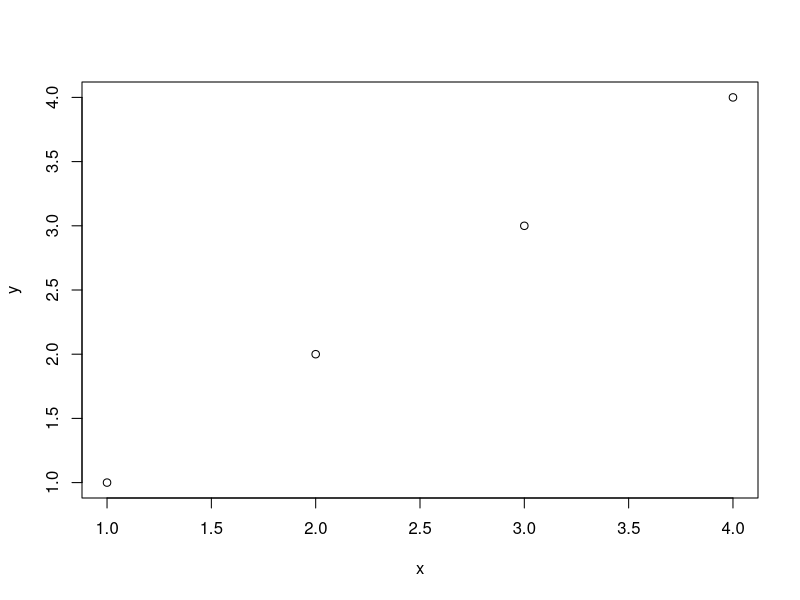
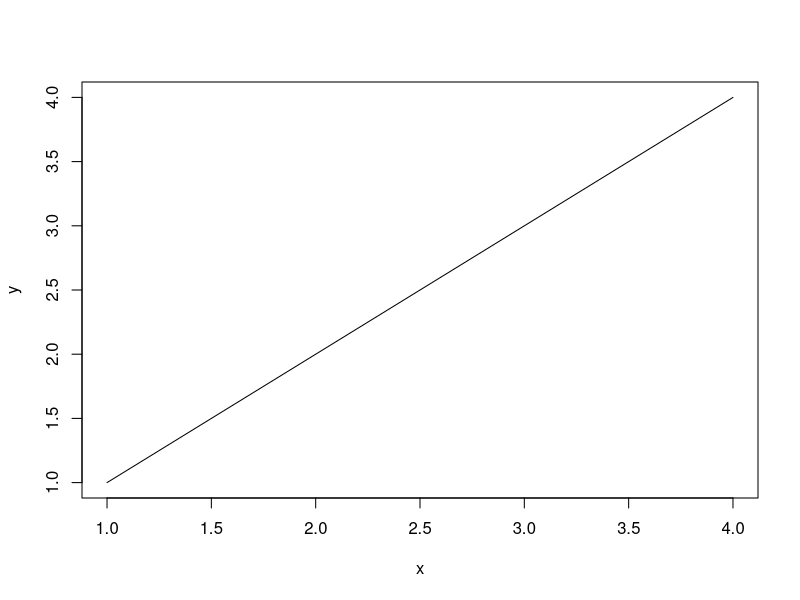
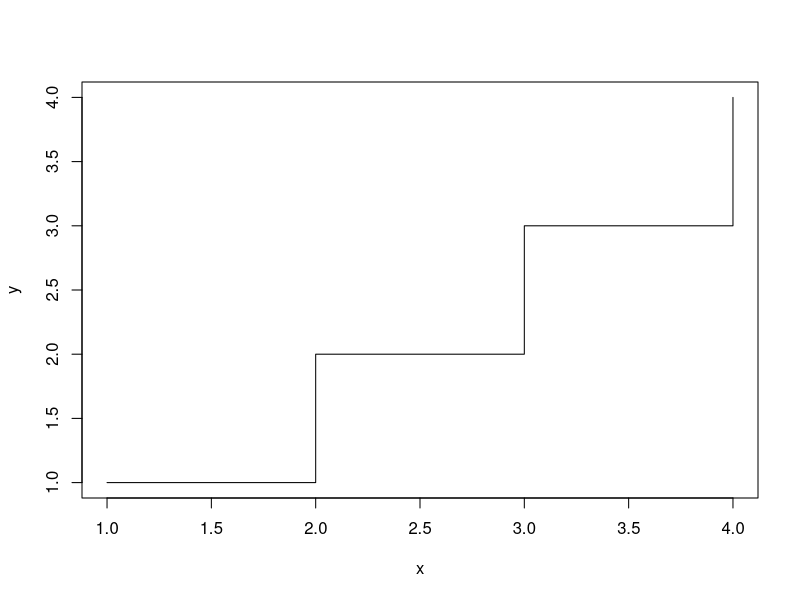
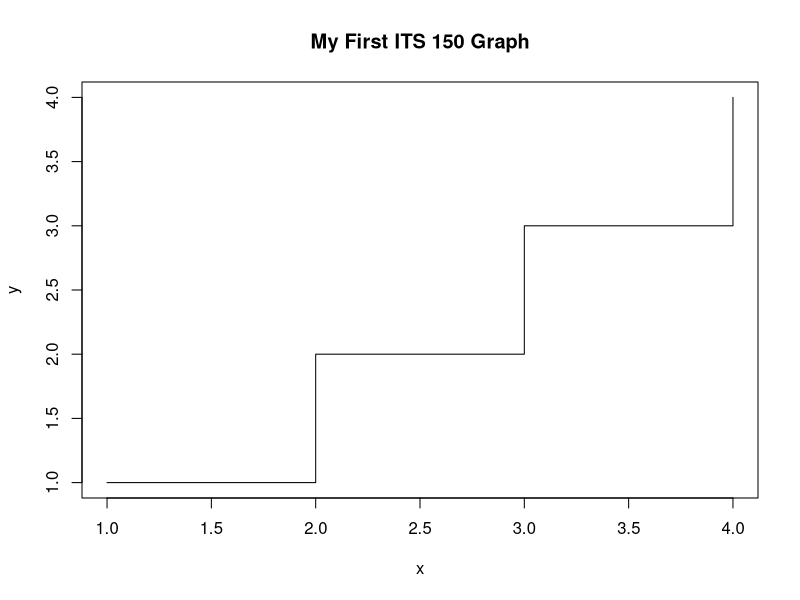
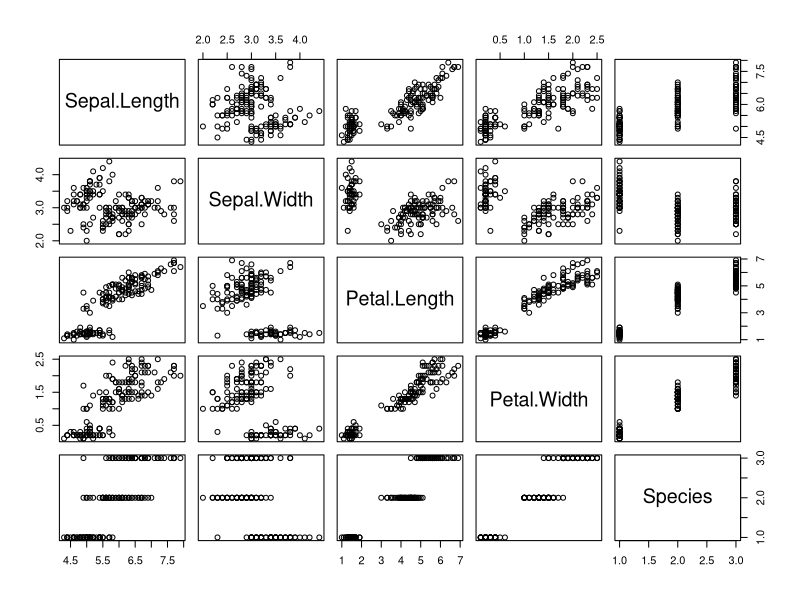
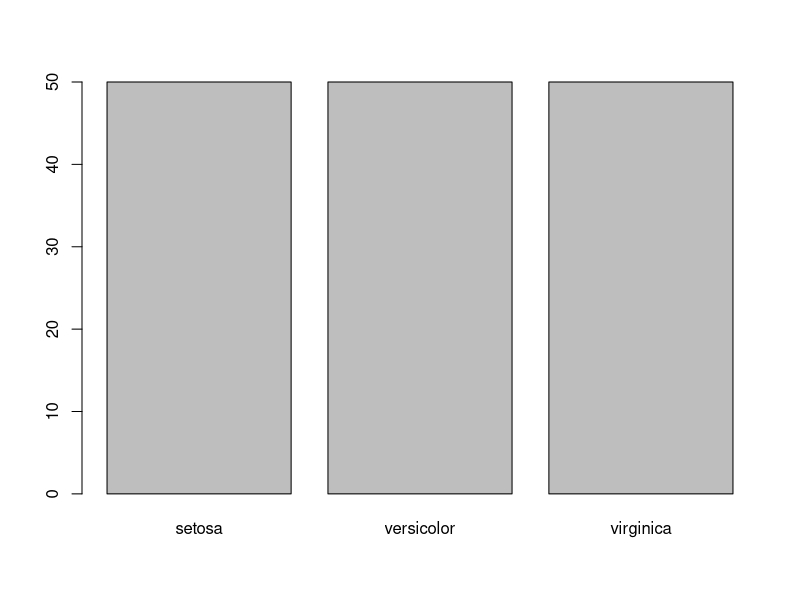
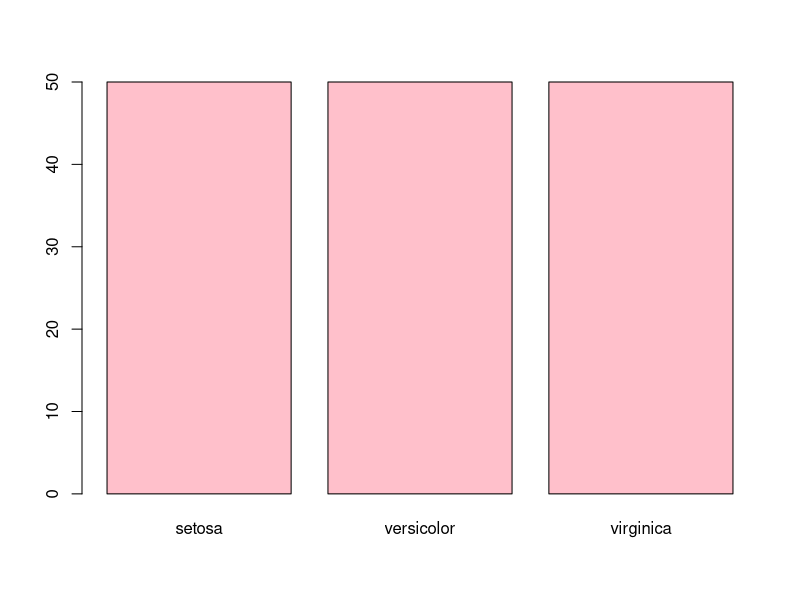
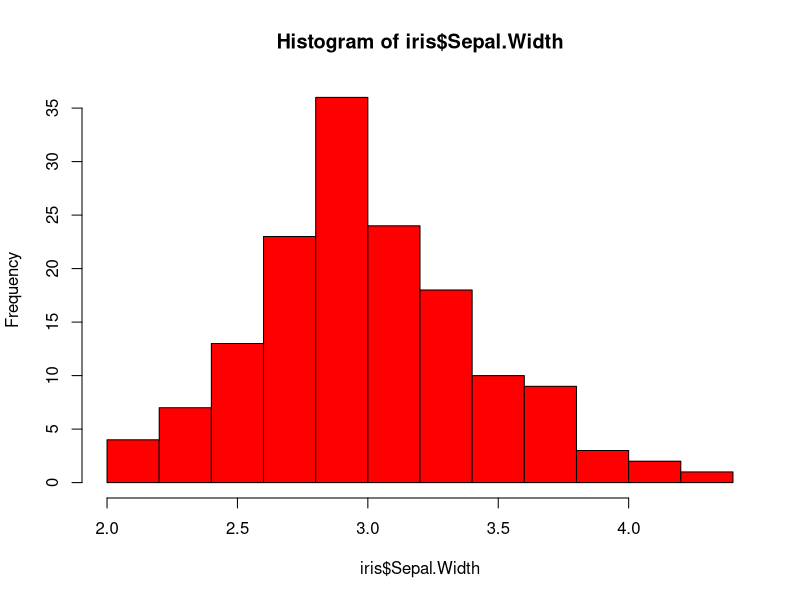

Recreate these plots in R, in order.
# need to install this package
install.packages(c("dplyr","ggplot2"))

# find the dataset package
iris

# finding dimensions (rows and columns)
dim (iris)

#adding column names
View(iris)

# Check for missing values 
is.na(iris)

# basic statistical analysis of data
summary(iris)

# visualization 
x = c(1,2,3,4)
y = c(1,2,3,4)
plot(x,y)

# plot with a line 
plot(x,y, type = 'l')
plot(x,y, type = 's')
plot(x,y, type = 's', main = "My First ITS 150 Graph")

# plotting the iris file 
plot (iris)

#plot an individual variable 
plot (iris$Species)

#plot with colors
plot(iris$Species, col ="pink")

# histograms and hexadecimals
hist(iris$Sepal.Width, col ="#FF0000") 


